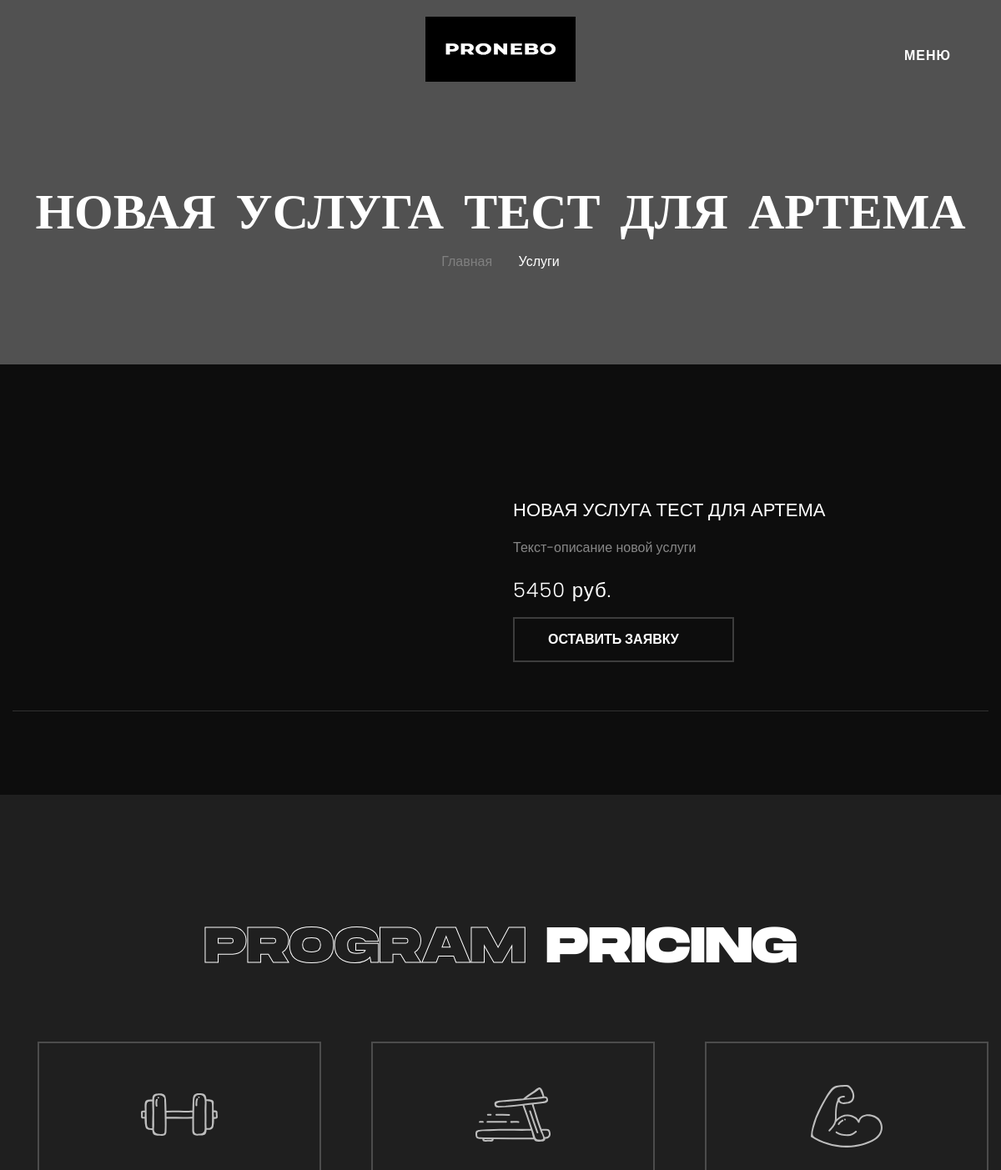
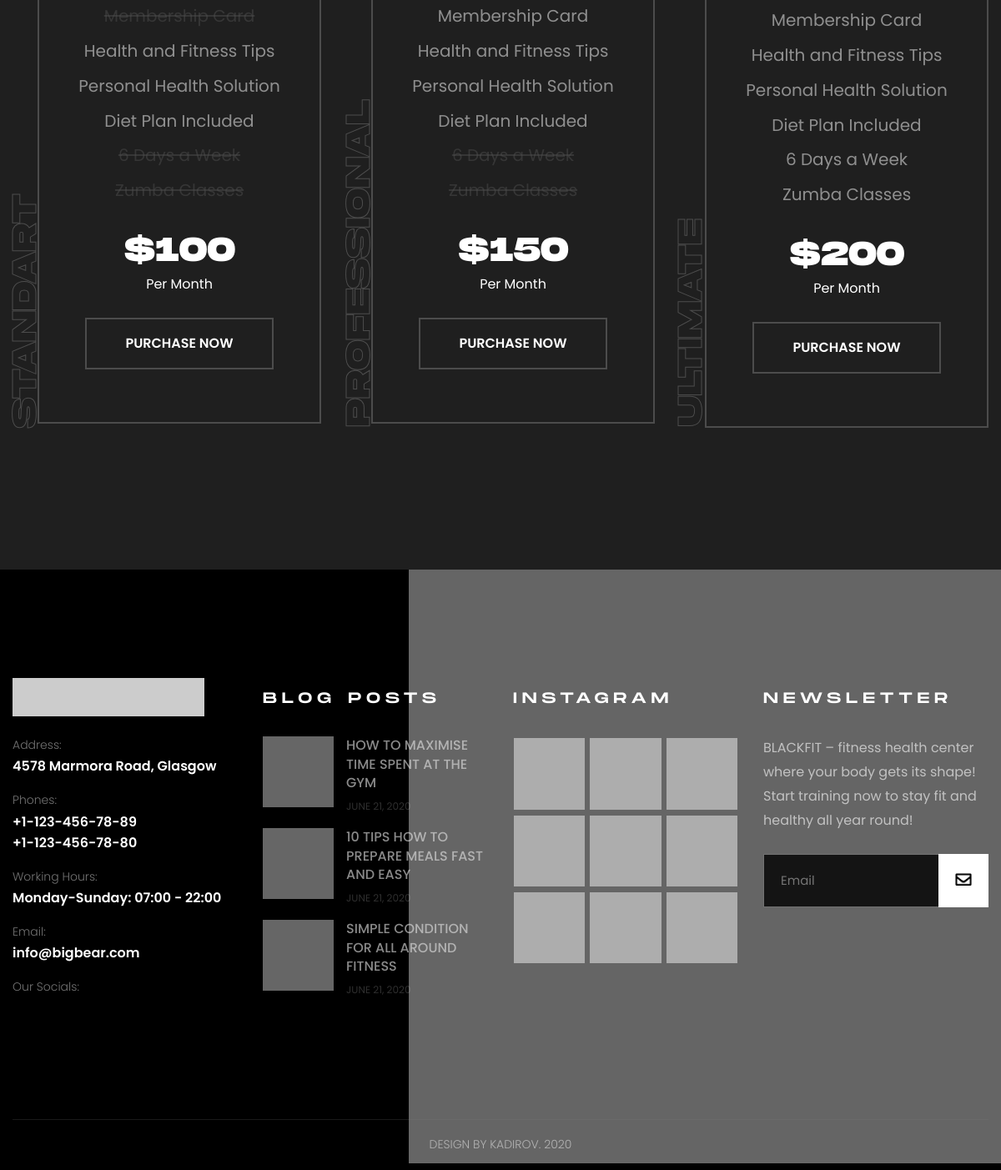
/services/novaya-usluga-test-dlya-artema, run on the app's committed database (2 pictures, top to bottom).
### main/models.py (models this page shows, shortened)
class Item(models.Model):
    title = models.CharField(max_length=255, verbose_name='Название')
    slug = models.SlugField(max_length=255, verbose_name='Url', unique=True)
    content = models.TextField(blank=True, verbose_name='Описание')
    photo = models.ImageField(upload_to='photos/', blank=True)
    price = models.IntegerField(verbose_name='Стоимость')
    def get_absolute_url(self):
        return reverse('services', kwargs={'slug': self.slug})
    class Meta:
        verbose_name = 'Услуга(-у)'
        verbose_name_plural = 'Услуг(-и)'
        ordering = ['id']

### main/views.py (the view)
# urls.py: path('services/<slug:slug>', service, name='services'),
def service(request, slug):
    services = get_object_or_404(Item, slug=slug)
    images = Images.objects.filter(service=services)
    return render(request, 'main/shop-single.html', {'services': services, 'images': images})

### main/templatetags/services_tag.py (called while the page is built)
@register.inclusion_tag('main/header_list_services.html')
def list_services():
    services = Item.objects.all()
    return {'services': services}

### main/templates/main/shop-single.html (shortened to what this page needs)
{% extends 'base.html' %}
{% block content %}
    <section class="page-title" style="background-image:url(https://via.placeholder.com/1920x720)">
    	<div class="auto-container">
			<h2>{{ services.title|upper }}</h2>
			<ul class="page-breadcrumb">
				<li><a href="{% url 'home' %}">главная</a></li>
				<li>Услуги</li>
			</ul>
        </div>
    </section>
    <section class="shop-single-section">
    	<div class="auto-container">
            <div class="shop-page product-details">
                <div class="basic-details">
                    <div class="row clearfix">
                        <div class="image-column col-lg-6 col-md-12 col-sm-12">
                            <div class="carousel-outer">
                            </div>
                        </div>
                        <div class="info-column col-lg-6 col-md-12 col-sm-12">
                            <div class="details-header">
                                <h5>{{ services.title|upper }}</h5>
								<div class="text"> {{ services.content|safe }} </div>
                                <div class="item-price">{{ services.price }} руб.</div>
                            </div>
                            <div class="other-options">
                                <div class="clearfix">
                                    <div class="pull-left">
                                        <div class="btns-box">
                                            <a href="#pricing-section" class="theme-btn btn-style-one"><span class="txt">ОСТАВИТЬ ЗАЯВКУ &ensp;<i class="flaticon-shopping-cart-3"></i></span></a>
                                        </div>
                                    </div>
                                </div>
                            </div>
                        </div>
                    </div>
                </div>
			</div>
		</div>
	</section>
	{% include 'inc/_purchase.html' %}
{% endblock %}

### data on the page
Item: title "НОВАЯ УСЛУГА ТЕСТ ДЛЯ АРТЕМА", content "Текст-описание новой услуги", price "5450"
